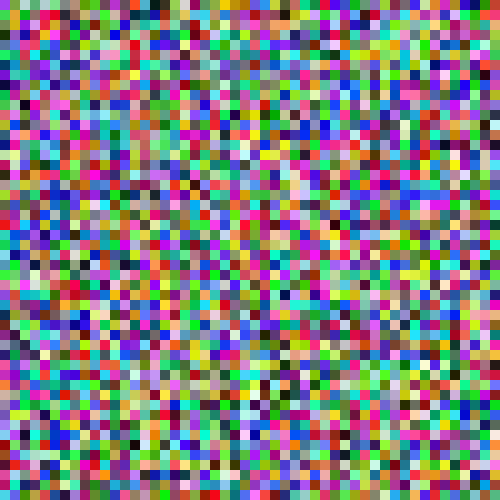
Frame 1 (no input)
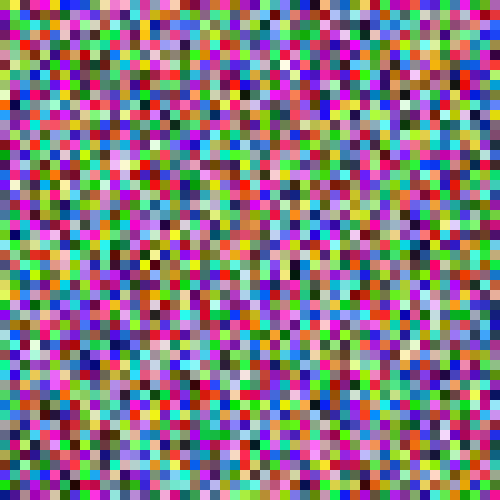
Frame 60 (the mouse pressed at the canvas centre just before this capture)
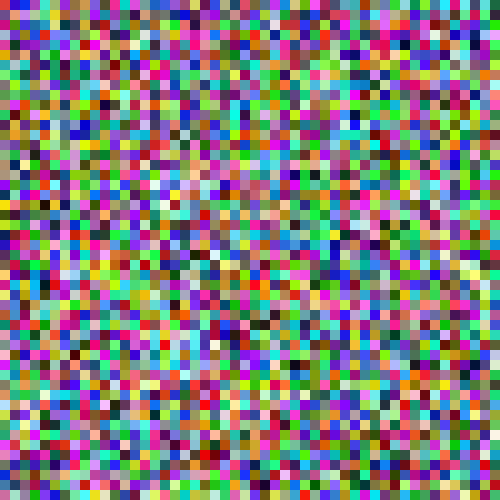
Frame 120 (the mouse held since frame 60 and released just before this capture)

The Processing sketch that drew these frames (run headless with seeded random() and noise(); from frame 60 on, the mouse is pressed at the canvas centre):

// Processing sketch: processing_97692
// ── processing_97692.pde

float x=0;
float y=0;

void setup()
{
  size(500,500);
  background(255);
  smooth();
  noStroke();
  frameRate(3);
}
void draw()
{
  for(x = 0; x < width; x+=10){
    for (y = 0; y < height; y+=10){
      float r= random(255);
      float b= random(255);
      float g= random(255);
      fill(r,b,g);
      rect(x,y,10,10);
    }
  }
}
